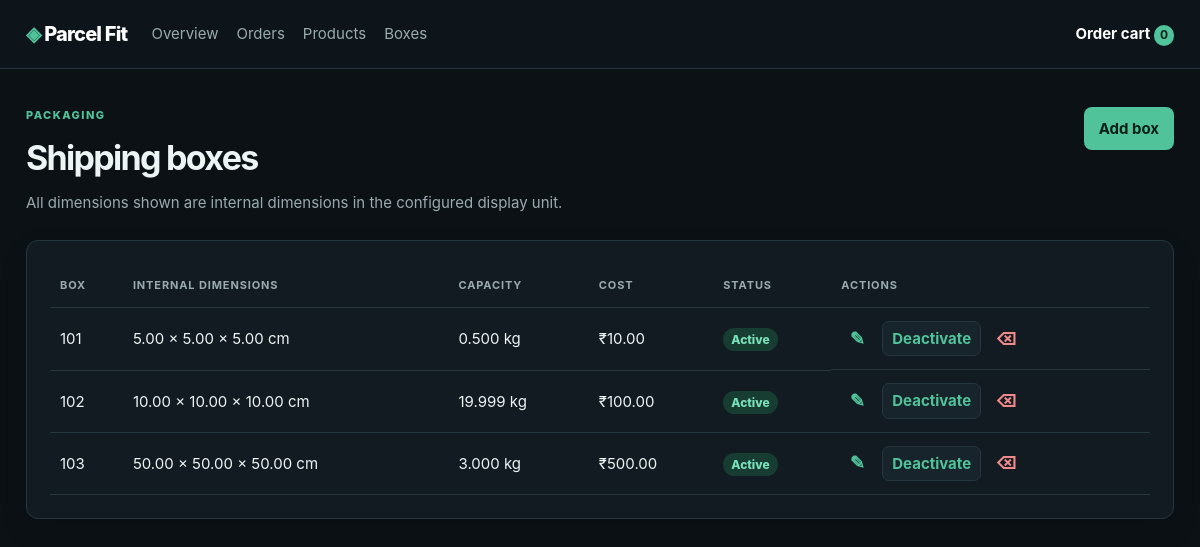
Before: /boxes/ with the older database file.
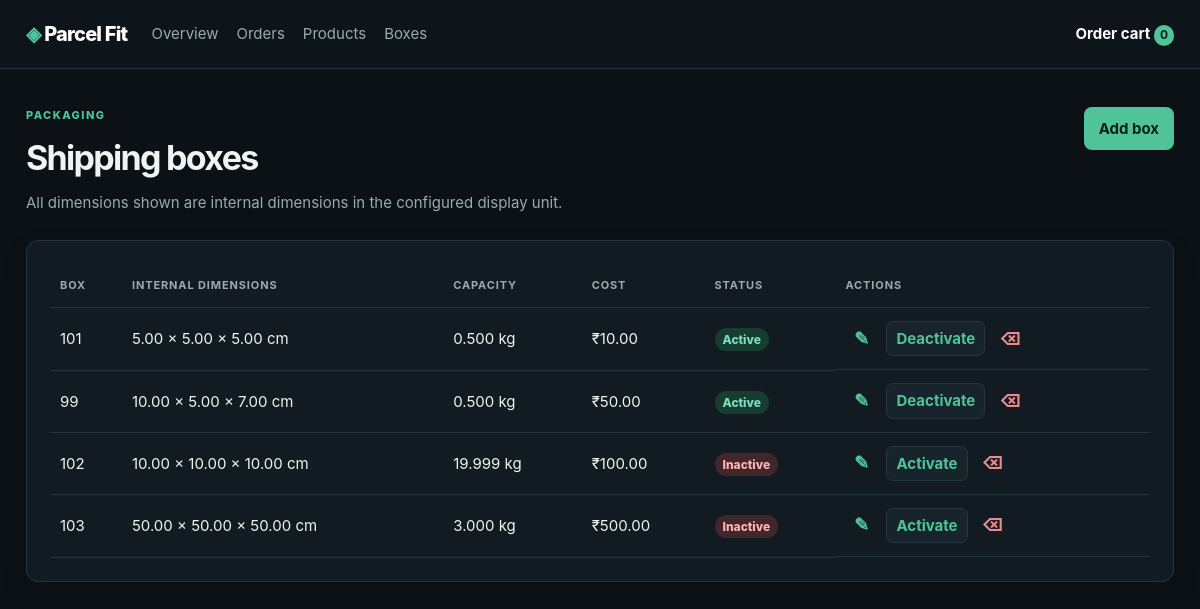
After: the same page with the newer database file.
### shipping/models.py (models this page shows, shortened)
class DimensionValidationMixin(models.Model):
    class Meta:
        abstract = True

class Box(DimensionValidationMixin):
    code = models.CharField(max_length=64, unique=True)
    length = models.DecimalField("internal length", max_digits=8, decimal_places=2)
    width = models.DecimalField("internal width", max_digits=8, decimal_places=2)
    height = models.DecimalField("internal height", max_digits=8, decimal_places=2)
    max_weight = models.DecimalField(max_digits=8, decimal_places=3)
    shipping_cost = models.DecimalField(max_digits=10, decimal_places=2)
    dimension_unit = models.CharField(
        max_length=2, choices=DIMENSION_UNITS, default="cm"
    )
    is_active = models.BooleanField(default=True)
    created_at = models.DateTimeField(auto_now_add=True)
    updated_at = models.DateTimeField(auto_now=True)
    class Meta:
        ordering = ["shipping_cost", "code"]
    @property
    def displayed_dimensions(self):
        return format_dimensions(
            (self.length, self.width, self.height), self.dimension_unit
        )

### shipping/views.py (the view)
# urls.py: path("boxes/", views.box_list, name="box_list"),
def box_list(request):
    return render(request, "boxes/list.html", {"boxes": Box.objects.all()})

### shipping/context_processors.py (called while the page is built)
def cart_count(request):
    return {
        "cart_count": sum(
            int(quantity) for quantity in request.session.get("cart", {}).values()
        )
    }

### shipping/units.py (called while the page is built)
def from_centimetres(value: Decimal, unit: str) -> Decimal:
    return value / CENTIMETRES_PER_INCH if unit == "in" else value

def format_dimensions(values, unit: str) -> str:
    converted = [
        from_centimetres(Decimal(value), unit).quantize(Decimal("0.01"))
        for value in values
    ]
    return " × ".join(str(value) for value in converted)

### templates/boxes/list.html (shortened to what this page needs)
{% extends 'base.html' %} {% block content %}
<div class="page-heading">
  <div>
    <p class="eyebrow">PACKAGING</p>
    <h1>Shipping boxes</h1>
    <p>
      All dimensions shown are internal dimensions in the configured display
      unit.
    </p>
  </div>
  <a class="button primary" href="{% url 'box_create' %}">Add box</a>
</div>
<section class="panel">
  {% if boxes %}
  <div class="table-wrap">
    <table>
      <thead>
        <tr>
          <th>Box</th>
          <th>Internal dimensions</th>
          <th>Capacity</th>
          <th>Cost</th>
          <th>Status</th>
          <th>Actions</th>
        </tr>
      </thead>
      <tbody>
        {% for box in boxes %}
        <tr>
          <td>{{ box.code }}</td>
          <td>
            {{ box.displayed_dimensions }} {{ box.get_dimension_unit_display }}
          </td>
          <td>{{ box.max_weight }} kg</td>
          <td>₹{{ box.shipping_cost }}</td>
          <td>
            <span class="badge {% if box.is_active %}recommended{% else %}no_solution{% endif %}">
              {% if box.is_active %}Active{% else %}Inactive{% endif %}
            </span>
          </td>
          <td class="row-actions">
            <a
              class="icon-button"
              href="{% url 'box_edit' box.pk %}"
              title="Edit box"
              aria-label="Edit box"
              >✎</a
            >
            <form
              method="post"
              action="{% url 'box_toggle' box.pk %}"
              onsubmit="return confirm('Change this box status?');"
            >
              {% if box.is_active %}
              <button class="status-action" title="Deactivate box">Deactivate</button>
              {% else %}
              <button class="status-action" title="Activate box">Activate</button>
              {% endif %}
            </form>
            <form
              method="post"
              action="{% url 'box_delete' box.pk %}"
              onsubmit="
                return confirm(
                  'Delete this box? Historical boxes are safely deactivated.',
                );
              "
            >
              {% csrf_token %}<button
                class="icon-button danger-link"
                title="Delete box"
                aria-label="Delete box"
              >
                ⌫
              </button>
            </form>
          </td>
        </tr>
        {% endfor %}
      </tbody>
    </table>
  </div>
  {% else %}
  <div class="empty">
    <h3>No shipping boxes configured.</h3>
    <p>Add a box to make recommendations.</p>
  </div>
  {% endif %}
</section>
{% endblock %}

Changed rows visible on the page:
added Box: code "99", displayed_dimensions "10.00 × 5.00 × 7.00", dimension_unit "cm", max_weight "0.500", shipping_cost "50.00", is_active "Active"
changed Box (number 3 of 4 on the later page): is_active "Active Deactivate" → "Inactive Activate"
changed Box (number 4 of 4 on the later page): is_active "Active Deactivate" → "Inactive Activate"
